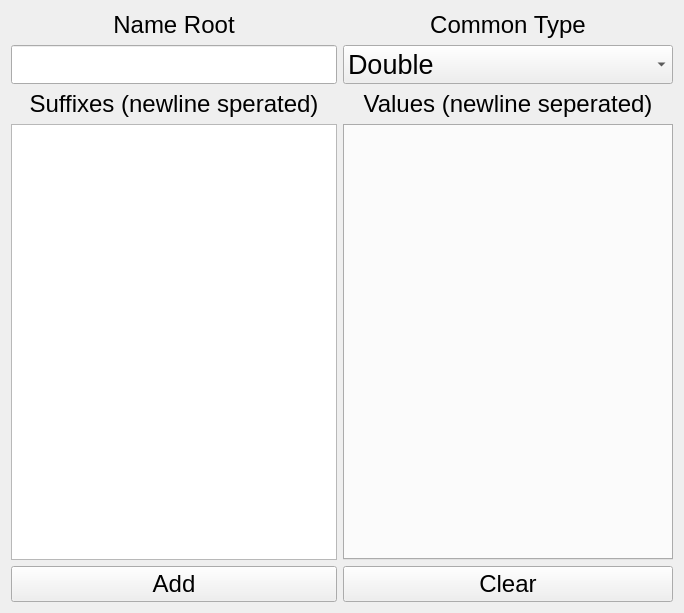
<?xml version="1.0" encoding="UTF-8"?>
<ui version="4.0">
 <class>MultiVarCreator</class>
 <widget class="QWidget" name="MultiVarCreator">
  <property name="geometry">
   <rect>
    <x>0</x>
    <y>0</y>
    <width>684</width>
    <height>613</height>
   </rect>
  </property>
  <property name="windowTitle">
   <string>Multiple Variable Creator</string>
  </property>
  <layout class="QGridLayout" name="gridLayout">
   <item row="0" column="0">
    <widget class="QLabel" name="lblRoot">
     <property name="font">
      <font>
       <pointsize>18</pointsize>
      </font>
     </property>
     <property name="text">
      <string>Name Root</string>
     </property>
     <property name="alignment">
      <set>Qt::AlignCenter</set>
     </property>
    </widget>
   </item>
   <item row="0" column="1">
    <widget class="QLabel" name="lblType">
     <property name="font">
      <font>
       <pointsize>18</pointsize>
      </font>
     </property>
     <property name="text">
      <string>Common Type</string>
     </property>
     <property name="alignment">
      <set>Qt::AlignCenter</set>
     </property>
    </widget>
   </item>
   <item row="2" column="0">
    <widget class="QLabel" name="lblSuffixes">
     <property name="font">
      <font>
       <pointsize>18</pointsize>
      </font>
     </property>
     <property name="text">
      <string>Suffixes (newline sperated)</string>
     </property>
     <property name="alignment">
      <set>Qt::AlignCenter</set>
     </property>
    </widget>
   </item>
   <item row="3" column="0">
    <widget class="QTextEdit" name="txtSuffixes">
     <property name="font">
      <font>
       <pointsize>20</pointsize>
      </font>
     </property>
    </widget>
   </item>
   <item row="2" column="1">
    <widget class="QLabel" name="lblValues">
     <property name="font">
      <font>
       <pointsize>18</pointsize>
      </font>
     </property>
     <property name="text">
      <string>Values (newline seperated)</string>
     </property>
     <property name="alignment">
      <set>Qt::AlignCenter</set>
     </property>
    </widget>
   </item>
   <item row="3" column="1">
    <widget class="QTabWidget" name="tabValues">
     <property name="font">
      <font>
       <pointsize>10</pointsize>
      </font>
     </property>
    </widget>
   </item>
   <item row="1" column="1">
    <widget class="QComboBox" name="cmbType">
     <property name="minimumSize">
      <size>
       <width>330</width>
       <height>20</height>
      </size>
     </property>
     <property name="font">
      <font>
       <pointsize>20</pointsize>
      </font>
     </property>
     <item>
      <property name="text">
       <string>Double</string>
      </property>
     </item>
     <item>
      <property name="text">
       <string>Array Of Doubles</string>
      </property>
     </item>
    </widget>
   </item>
   <item row="1" column="0">
    <widget class="QLineEdit" name="lneRoot">
     <property name="font">
      <font>
       <pointsize>20</pointsize>
      </font>
     </property>
    </widget>
   </item>
   <item row="4" column="0">
    <widget class="QPushButton" name="btnAdd">
     <property name="font">
      <font>
       <pointsize>18</pointsize>
      </font>
     </property>
     <property name="text">
      <string>Add</string>
     </property>
    </widget>
   </item>
   <item row="4" column="1">
    <widget class="QPushButton" name="btnClear">
     <property name="font">
      <font>
       <pointsize>18</pointsize>
      </font>
     </property>
     <property name="text">
      <string>Clear</string>
     </property>
    </widget>
   </item>
  </layout>
 </widget>
 <resources/>
 <connections/>
</ui>
